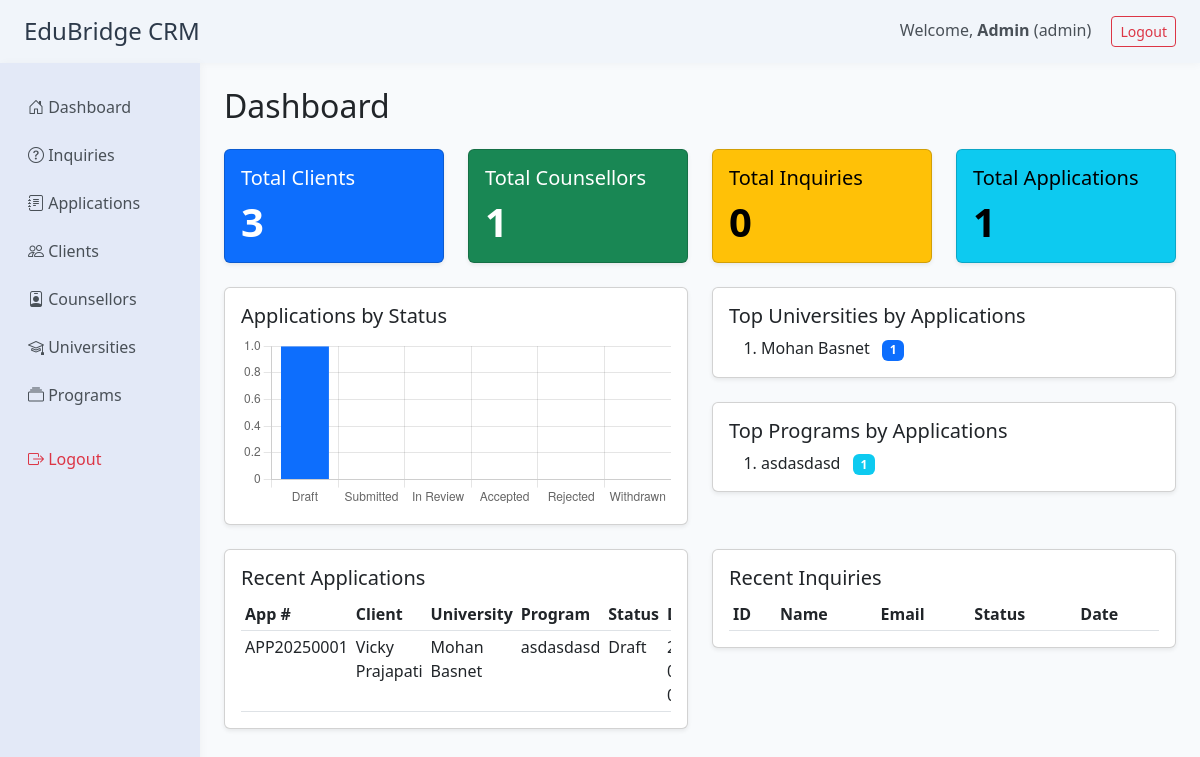
The app's page /dashboard.php (signed in) with its own data.
### tables this page shows
CREATE TABLE `applications` (
  `id` char(36) NOT NULL,
  `application_number` varchar(32) NOT NULL,
  `client_id` char(36) NOT NULL,
  `counsellor_id` char(36) DEFAULT NULL,
  `university_id` char(36) NOT NULL,
  `program_id` char(36) NOT NULL,
  `status` enum('Draft','Submitted','In Review','Accepted','Rejected','Withdrawn') DEFAULT 'Draft',
  `applied_at` datetime DEFAULT NULL,
  `decision_at` datetime DEFAULT NULL,
  `notes` text DEFAULT NULL,
  `created_at` datetime DEFAULT current_timestamp(),
  `updated_at` datetime DEFAULT current_timestamp() ON UPDATE current_timestamp()
);

CREATE TABLE `clients` (
  `id` int(11) NOT NULL,
  `first_name` varchar(50) NOT NULL,
  `middle_name` varchar(50) DEFAULT NULL,
  `last_name` varchar(50) NOT NULL,
  `dob` date DEFAULT NULL,
  `nationality` varchar(50) DEFAULT NULL,
  `education_from` varchar(100) DEFAULT NULL,
  `email` varchar(100) NOT NULL,
  `phone` varchar(20) DEFAULT NULL,
  `alternate_phone` varchar(20) DEFAULT NULL,
  `gender` enum('male','female','other') DEFAULT 'other',
  `marital_status` enum('single','married','other') DEFAULT 'single',
  `address` varchar(255) DEFAULT NULL,
  `city` varchar(50) DEFAULT NULL,
  `state` varchar(50) DEFAULT NULL,
  `country` varchar(50) DEFAULT NULL,
  `zip_code` varchar(20) DEFAULT NULL,
  `profile_picture` varchar(255) DEFAULT NULL,
  `passport_number` varchar(50) DEFAULT NULL,
  `passport_expiry_date` date DEFAULT NULL,
  `accountId` char(36) NOT NULL,
  `invited_by` char(36) DEFAULT NULL,
  `handled_by` int(11) DEFAULT NULL,
  `created_at` datetime NOT NULL DEFAULT current_timestamp(),
  `updated_at` datetime NOT NULL DEFAULT current_timestamp() ON UPDATE current_timestamp()
);

CREATE TABLE `universities` (
  `id` char(36) NOT NULL,
  `name` varchar(255) NOT NULL,
  `country` varchar(100) DEFAULT NULL,
  `city` varchar(100) DEFAULT NULL,
  `website` varchar(255) DEFAULT NULL,
  `description` text DEFAULT NULL,
  `logo` varchar(255) DEFAULT NULL,
  `created_at` datetime DEFAULT current_timestamp(),
  `updated_at` datetime DEFAULT current_timestamp() ON UPDATE current_timestamp()
);

CREATE TABLE `programs` (
  `id` char(36) NOT NULL,
  `university_id` char(36) NOT NULL,
  `name` varchar(255) NOT NULL,
  `level` enum('Bachelors','Masters','PhD','Diploma','Certificate','Other') DEFAULT 'Bachelors',
  `duration` varchar(100) DEFAULT NULL,
  `tuition_fee` decimal(12,2) DEFAULT NULL,
  `description` text DEFAULT NULL,
  `created_at` datetime DEFAULT current_timestamp(),
  `updated_at` datetime DEFAULT current_timestamp() ON UPDATE current_timestamp()
);

### dashboard.php (the view, shortened to what this page needs)
<?php
require_once 'includes/db.php';
$total_clients = $mysqli->query('SELECT COUNT(*) FROM clients')->fetch_row()[0];
$total_counsellors = $mysqli->query('SELECT COUNT(*) FROM counsellor')->fetch_row()[0];
$total_inquiries = $mysqli->query('SELECT COUNT(*) FROM inquiries')->fetch_row()[0];
$total_applications = $mysqli->query('SELECT COUNT(*) FROM applications')->fetch_row()[0];
$app_statuses = ['Draft','Submitted','In Review','Accepted','Rejected','Withdrawn'];
$app_status_counts = [];
$stmt = $mysqli->prepare('SELECT status, COUNT(*) as cnt FROM applications GROUP BY status');
$stmt->execute();
$res = $stmt->get_result();
while ($row = $res->fetch_assoc()) {
    $app_status_counts[$row['status']] = $row['cnt'];
}
foreach ($app_statuses as $s) {
    if (!isset($app_status_counts[$s])) $app_status_counts[$s] = 0;
}
$top_universities = $mysqli->query('SELECT u.name, COUNT(a.id) as total FROM applications a JOIN universities u ON a.university_id = u.id GROUP BY a.university_id ORDER BY total DESC LIMIT 5')->fetch_all(MYSQLI_ASSOC);
$top_programs = $mysqli->query('SELECT p.name, COUNT(a.id) as total FROM applications a JOIN programs p ON a.program_id = p.id GROUP BY a.program_id ORDER BY total DESC LIMIT 5')->fetch_all(MYSQLI_ASSOC);
$recent_apps = $mysqli->query('SELECT a.application_number, c.first_name, c.last_name, u.name AS university_name, p.name AS program_name, a.status, a.created_at FROM applications a JOIN clients c ON a.client_id = c.accountId JOIN universities u ON a.university_id = u.id JOIN programs p ON a.program_id = p.id ORDER BY a.created_at DESC LIMIT 10')->fetch_all(MYSQLI_ASSOC);
?>
<!DOCTYPE html>
<html lang="en">
<head>
    <link href="https://cdn.jsdelivr.net/npm/bootstrap@5.3.0/dist/css/bootstrap.min.css" rel="stylesheet">
    <link rel="stylesheet" href="https://cdn.jsdelivr.net/npm/bootstrap-icons@1.10.5/font/bootstrap-icons.css">
</head>
<body>
<?php include 'includes/header.php'; ?>
<div class="container-fluid">
    <div class="row">
        <?php include 'includes/sidebar.php'; ?>
        <main class="col-md-10 ms-sm-auto px-4 py-4">
            <div class="d-flex justify-content-between align-items-center mb-4">
                <h2 class="mb-0">Dashboard</h2>
            </div>
            <div class="row g-4 mb-4">
                <div class="col-md-3">
                    <div class="card text-bg-primary shadow-sm">
                        <div class="card-body">
                            <h5 class="card-title">Total Clients</h5>
                            <div class="display-6 fw-bold"><?= $total_clients ?></div>
                        </div>
                    </div>
                </div>
                <div class="col-md-3">
                    <div class="card text-bg-success shadow-sm">
                        <div class="card-body">
                            <h5 class="card-title">Total Counsellors</h5>
                            <div class="display-6 fw-bold"><?= $total_counsellors ?></div>
                        </div>
                    </div>
                </div>
                <div class="col-md-3">
                    <div class="card text-bg-warning shadow-sm">
                        <div class="card-body">
                            <h5 class="card-title">Total Inquiries</h5>
                            <div class="display-6 fw-bold"><?= $total_inquiries ?></div>
                        </div>
                    </div>
                </div>
                <div class="col-md-3">
                    <div class="card text-bg-info shadow-sm">
                        <div class="card-body">
                            <h5 class="card-title">Total Applications</h5>
                            <div class="display-6 fw-bold"><?= $total_applications ?></div>
                        </div>
                    </div>
                </div>
            </div>
            <div class="row g-4 mb-4">
                <div class="col-md-6">
                    <div class="card shadow-sm">
                        <div class="card-body">
                            <h5 class="card-title">Applications by Status</h5>
                            <canvas id="appStatusChart" height="120"></canvas>
                        </div>
                    </div>
                </div>
                <div class="col-md-6">
                    <div class="card shadow-sm mb-4">
                        <div class="card-body">
                            <h5 class="card-title">Top Universities by Applications</h5>
                            <ol class="mb-0">
                                <?php foreach ($top_universities as $u): ?>
                                    <li><?= htmlspecialchars($u['name']) ?> <span class="badge bg-primary ms-2"><?= $u['total'] ?></span></li>
                                <?php endforeach; ?>
                            </ol>
                        </div>
                    </div>
                    <div class="card shadow-sm">
                        <div class="card-body">
                            <h5 class="card-title">Top Programs by Applications</h5>
                            <ol class="mb-0">
                                <?php foreach ($top_programs as $p): ?>
                                    <li><?= htmlspecialchars($p['name']) ?> <span class="badge bg-info ms-2"><?= $p['total'] ?></span></li>
                                <?php endforeach; ?>
                            </ol>
                        </div>
                    </div>
                </div>
            </div>
            <div class="row g-4 mb-4">
                <div class="col-md-6">
                    <div class="card shadow-sm">
                        <div class="card-body">
                            <h5 class="card-title">Recent Applications</h5>
                            <div class="table-responsive">
                                <table class="table table-sm table-hover mb-0">
                                    <thead><tr><th>App #</th><th>Client</th><th>University</th><th>Program</th><th>Status</th><th>Date</th></tr></thead>
                                    <tbody>
                                        <?php foreach ($recent_apps as $a): ?>
                                            <tr>
                                                <td><?= htmlspecialchars($a['application_number']) ?></td>
                                                <td><?= htmlspecialchars($a['first_name'] . ' ' . $a['last_name']) ?></td>
                                                <td><?= htmlspecialchars($a['university_name']) ?></td>
                                                <td><?= htmlspecialchars($a['program_name']) ?></td>
                                                <td><?= htmlspecialchars($a['status']) ?></td>
                                                <td><?= htmlspecialchars($a['created_at']) ?></td>
                                            </tr>
                                        <?php endforeach; ?>
                                    </tbody>
                                </table>
                            </div>
                        </div>
                    </div>
                </div>
                <div class="col-md-6">
                    <div class="card shadow-sm">
                        <div class="card-body">
                            <h5 class="card-title">Recent Inquiries</h5>
                            <div class="table-responsive">
                                <table class="table table-sm table-hover mb-0">
                                    <thead><tr><th>ID</th><th>Name</th><th>Email</th><th>Status</th><th>Date</th></tr></thead>
                                </table>
                            </div>
                        </div>
                    </div>
                </div>
            </div>
        </main>
    </div>
</div>
<script>
const ctx = document.getElementById('appStatusChart').getContext('2d');
const appStatusChart = new Chart(ctx, {
    type: 'bar',
    data: {
        labels: <?= json_encode($app_statuses) ?>,
        datasets: [{
            label: 'Applications',
            data: <?= json_encode(array_values($app_status_counts)) ?>,
            backgroundColor: [
                '#0d6efd','#198754','#ffc107','#0dcaf0','#dc3545','#6c757d'
            ]
        }]
    },
    options: {
        responsive: true,
        plugins: { legend: { display: false } }
    }
});
</script>
</body>
</html>

### dashboard.php (style rules this page uses)
body { background: #f8fafc; }

### records on screen
applications: application_number "APP20250001", clients.first_name+last_name "Vicky Prajapati", university.name "Mohan Basnet", program.name "asdasdasd", status "Draft"

### other values on screen
$user_name "Admin"
$user_role "admin"
$total_clients "3"
$total_counsellors "1"
$total_inquiries "0"
$total_applications "1"
$u['name'] "Mohan Basnet"
$u['total'] "1"
$p['name'] "asdasdasd"
$p['total'] "1"
chart data {{ json_encode($app_statuses) }} ["Draft","Submitted","In Review","Accepted","Rejected","Withdrawn"]
chart data {{ json_encode(array_values($app_status_counts)) }} [1,0,0,0,0,0]
